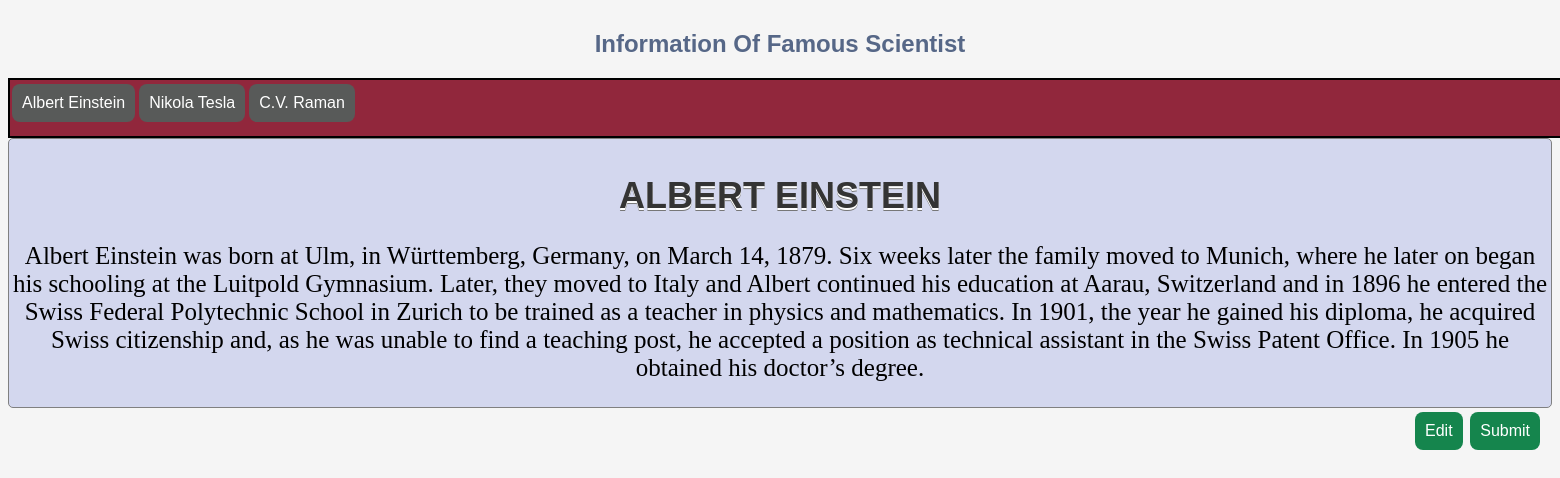
/empdetails/albert, run on the app's committed database.
### empdetails/models.py (models this page shows, shortened)
class Albert(models.Model):
    name = models.CharField(max_length=50)
    details = models.TextField(default=0)

### empdetails/views.py (the view)
# urls.py: path('albert',views.albert,name="Albert"),
def albert(request):
    sci = Albert.objects.all();
    context={
        'sci': sci
    }
    if request.method == "POST":
        details = request.POST.get('albertdetails','')
        name=request.POST.get('name','')
        scientist = Albert(id='1',name=name, details = details)
        scientist.save()
    return render(request, 'albert.html',context)

### empdetails/templates/albert.html (shortened to what this page needs)
{% extends 'basic.html' %} {% block title %} Albert Einstein {% endblock %}
{% block body %}
{% for i in sci %}
<div class="info">
  <h4>{{i.name}}</h4>
  <p>{{i.details}}
  </p>
</div>
{% endfor %}
<div class="update">
  <button class="submit" id="edit">Edit</button>
  <a href="#popup1" class="submit">Submit</a>
</div>
{% endblock %}

### empdetails/templates/basic.html (shortened to what this page needs)
<!DOCTYPE html>
<html lang="en">
  <head>
  </head>
  <body>
    <h2>Information Of Famous Scientist</h2>
    <div class="container">
      <a href="albert" class="sName"
        ><button class="scientistname" onclick="openScientist('Albert')">
          Albert Einstein
        </button></a
      >
      <a href="nikola" class="sName"
        ><button class="scientistname" onclick="openScientist('Nikola')">
          Nikola Tesla
        </button></a
      >
      <a href="raman" class="sName"
        ><button class="scientistname" onclick="openScientist('cv')">
          C.V. Raman
        </button></a
      >
    </div>
    {% block body %}{% endblock %}
  </body>
</html>

### empdetails/templates/basic.html (style rules this page uses)
body { color: #566787; background: #f5f5f5; font-family: "Franklin Gothic Medium", "Arial Narrow", Arial, sans-serif; font-size: 13px; text-align: center; }
h2 { margin: 30px 0 0; font-size: 24px; }
.container { height: 7vh; margin-top: 20px; width: 205vh; border: 2px solid black; display: flex; background-color: rgb(145, 39, 60); }
.container .sName .scientistname { background-color: #585a59; border: none; color: white; padding: 10px; text-align: center; text-decoration: none; display: inline-block; font-size: 16px; margin: 4px 2px; cursor: pointer; border-radius: 8px; }
.info { border: 1px solid gray; border-radius: 5px; background-color: rgb(211, 215, 238); }
h4 { margin: 1em 0 0.5em 0; color: #343434; font-weight: 50px; font-family: "Lucida Sans", "Lucida Sans Regular", "Lucida Grande", "Lucida Sans Unicode", Geneva, Verdana, sans-serif; font-size: 36px; line-height: 42px; text-transform: uppercase; text-shadow: 0 2px white, 0 3px #777; }
p { font-family: "Times New Roman", Times, serif, sans-serif; font-size: 25px; color: rgb(0, 0, 0); }
.update { float: right; margin-right: 10px; }
.submit { background-color: #15854d; border: none; color: white; padding: 10px; text-align: center; text-decoration: none; display: inline-block; font-size: 16px; margin: 4px 2px; cursor: pointer; border-radius: 8px; }

### data on the page
Albert: name "ALBERT EINSTEIN", details "Albert Einstein was born at Ulm, in Württemberg, Germany, on March 14, 1879. Six weeks later the family moved to Munich, where he later on began his schooling at the Luitpold Gymnasium. Later, they moved to Italy and Albert continued his education at Aarau, Switzerland and in 1896 he entered the Swiss Federal Polytechnic School in Zurich to be trained as a teacher in physics and mathematics. In 1901, the year he gained his diploma, he acquired Swiss citizenship and, as he was unable to find a teaching post, he accepted a position as technical assistant in the Swiss Patent Office. In 1905 he obtained his doctor’s degree."
